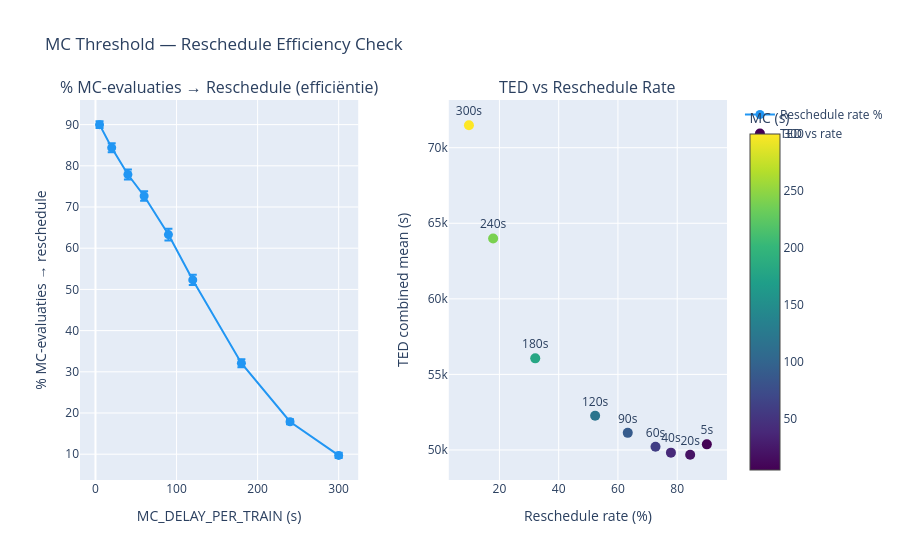

The code cell stored with this chart in its notebook:
### Code cell
import plotly.graph_objects as go
from plotly.subplots import make_subplots

efficiency = raw.copy()

# Correcte reschedule rate: n_rescheduled / n_evaluated (MC-evaluaties na beide frequentiechecks)
efficiency['reschedule_rate_%'] = (
    efficiency['n_rescheduled']
    / efficiency['n_evaluated'].replace(0, float('nan')) * 100
)

eff_agg = (
    efficiency
    .groupby('mc_delay_per_train')
    .agg(
        reschedule_rate_mean = ('reschedule_rate_%', 'mean'),
        reschedule_rate_std  = ('reschedule_rate_%', 'std'),
        n_rescheduled_mean   = ('n_rescheduled',     'mean'),
        n_evaluated_mean     = ('n_evaluated',        'mean'),
        n_skipped_mean       = ('n_skipped',          'mean'),
        n_fcfs_mean          = ('n_fcfs_fallback',    'mean'),
        TED_mean             = ('TED_combined',       'mean'),
    )
    .reset_index()
)

print("Reschedule efficiency per MC_DELAY_PER_TRAIN waarde:")
print(eff_agg[[
    'mc_delay_per_train', 'n_evaluated_mean', 'n_rescheduled_mean',
    'n_skipped_mean', 'n_fcfs_mean', 'reschedule_rate_mean', 'TED_mean'
]].round(2).to_string(index=False))

# ── Interactieve plot ─────────────────────────────────────────────────────────
fig = make_subplots(
    rows=1, cols=2,
    subplot_titles=[
        '% MC-evaluaties → Reschedule (efficiëntie)',
        'TED vs Reschedule Rate',
    ],
    horizontal_spacing=0.14,
)

mc_vals = eff_agg['mc_delay_per_train'].tolist()

def hover_eff(row):
    return (
        f"<b>MC={row['mc_delay_per_train']}s</b><br>"
        f"Reschedule rate: {row['reschedule_rate_mean']:.1f}% "
        f"(±{row['reschedule_rate_std']:.1f}%)<br>"
        f"MC-evaluaties:   {row['n_evaluated_mean']:.1f}<br>"
        f"→ rescheduled:   {row['n_rescheduled_mean']:.1f}<br>"
        f"→ skipped:       {row['n_skipped_mean']:.1f}<br>"
        f"→ fcfs fallback: {row['n_fcfs_mean']:.1f}<br>"
        f"TED mean:        {row['TED_mean']:.0f}s"
    )

hover_texts = eff_agg.apply(hover_eff, axis=1).tolist()

fig.add_trace(go.Scatter(
    x=mc_vals,
    y=eff_agg['reschedule_rate_mean'],
    error_y=dict(type='data', array=eff_agg['reschedule_rate_std'].tolist(), visible=True),
    mode='lines+markers',
    marker=dict(size=9, color='#2196F3'),
    line=dict(width=2),
    name='Reschedule rate %',
    hovertemplate='%{customdata}<extra></extra>',
    customdata=hover_texts,
), row=1, col=1)

fig.add_trace(go.Scatter(
    x=eff_agg['reschedule_rate_mean'],
    y=eff_agg['TED_mean'],
    mode='markers+text',
    marker=dict(
        size=10,
        color=mc_vals,
        colorscale='Viridis',
        colorbar=dict(title='MC (s)', x=1.02),
        showscale=True,
    ),
    text=[f"{v}s" for v in mc_vals],
    textposition='top center',
    name='TED vs rate',
    hovertemplate='%{customdata}<extra></extra>',
    customdata=hover_texts,
), row=1, col=2)

fig.update_xaxes(title_text='MC_DELAY_PER_TRAIN (s)', row=1, col=1)
fig.update_yaxes(title_text='% MC-evaluaties → reschedule', row=1, col=1)
fig.update_xaxes(title_text='Reschedule rate (%)', row=1, col=2)
fig.update_yaxes(title_text='TED combined mean (s)', row=1, col=2)
fig.update_layout(title_text='MC Threshold — Reschedule Efficiency Check')
fig.show()

### Figure 1 — Plotly figure (JSON) as saved in the notebook; plotly's stock layout.template omitted (floating-point values rounded to 4 significant figures)
{"data": [{"customdata": ["<b>MC=5.0s</b><br>Reschedule rate: 90.0% (±0.8%)<br>MC-evaluaties:   464.2<br>→ rescheduled:   417.8<br>→ skipped:       10388.2<br>→ fcfs fallback: 0.0<br>TED mean:        50369s", "<b>MC=20.0s</b><br>Reschedule rate: 84.4% (±1.1%)<br>MC-evaluaties:   480.6<br>→ rescheduled:   405.5<br>→ skipped:       10400.5<br>→ fcfs fallback: 0.0<br>TED mean:        49682s", "<b>MC=40.0s</b><br>Reschedule rate: 77.9% (±1.2%)<br>MC-evaluaties:   500.2<br>→ rescheduled:   389.6<br>→ skipped:       10416.5<br>→ fcfs fallback: 0.0<br>TED mean:        49821s", "<b>MC=60.0s</b><br>Reschedule rate: 72.7% (±1.1%)<br>MC-evaluaties:   518.5<br>→ rescheduled:   376.8<br>→ skipped:       10429.2<br>→ fcfs fallback: 0.0<br>TED mean:        50207s", "<b>MC=90.0s</b><br>Reschedule rate: 63.3% (±1.4%)<br>MC-evaluaties:   557.4<br>→ rescheduled:   352.8<br>→ skipped:       10453.2<br>→ fcfs fallback: 0.0<br>TED mean:        51130s", "<b>MC=120.0s</b><br>Reschedule rate: 52.3% (±1.2%)<br>MC-evaluaties:   614.3<br>→ rescheduled:   321.2<br>→ skipped:       10484.8<br>→ fcfs fallback: 0.0<br>TED mean:        52263s", "<b>MC=180.0s</b><br>Reschedule rate: 32.1% (±1.0%)<br>MC-evaluaties:   755.1<br>→ rescheduled:   242.2<br>→ skipped:       10563.8<br>→ fcfs fallback: 0.0<br>TED mean:        56062s", "<b>MC=240.0s</b><br>Reschedule rate: 17.9% (±0.6%)<br>MC-evaluaties:   900.0<br>→ rescheduled:   160.8<br>→ skipped:       10645.1<br>→ fcfs fallback: 0.0<br>TED mean:        63987s", "<b>MC=300.0s</b><br>Reschedule rate: 9.7% (±0.6%)<br>MC-evaluaties:   1013.6<br>→ rescheduled:   98.4<br>→ skipped:       10707.6<br>→ fcfs fallback: 0.0<br>TED mean:        71486s"], "error_y": {"array": [0.801, 1.089, 1.22, 1.139, 1.41, 1.235, 0.9544, 0.5977, 0.6447], "type": "data", "visible": true}, "hovertemplate": "%{customdata}<extra></extra>", "line": {"width": 2}, "marker": {"color": "#2196F3", "size": 9}, "mode": "lines+markers", "name": "Reschedule rate %", "type": "scatter", "x": [5, 20, 40, 60, 90, 120, 180, 240, 300], "xaxis": "x", "y": [90.0, 84.37, 77.88, 72.68, 63.31, 52.3, 32.09, 17.88, 9.716], "yaxis": "y"}, {"customdata": ["<b>MC=5.0s</b><br>Reschedule rate: 90.0% (±0.8%)<br>MC-evaluaties:   464.2<br>→ rescheduled:   417.8<br>→ skipped:       10388.2<br>→ fcfs fallback: 0.0<br>TED mean:        50369s", "<b>MC=20.0s</b><br>Reschedule rate: 84.4% (±1.1%)<br>MC-evaluaties:   480.6<br>→ rescheduled:   405.5<br>→ skipped:       10400.5<br>→ fcfs fallback: 0.0<br>TED mean:        49682s", "<b>MC=40.0s</b><br>Reschedule rate: 77.9% (±1.2%)<br>MC-evaluaties:   500.2<br>→ rescheduled:   389.6<br>→ skipped:       10416.5<br>→ fcfs fallback: 0.0<br>TED mean:        49821s", "<b>MC=60.0s</b><br>Reschedule rate: 72.7% (±1.1%)<br>MC-evaluaties:   518.5<br>→ rescheduled:   376.8<br>→ skipped:       10429.2<br>→ fcfs fallback: 0.0<br>TED mean:        50207s", "<b>MC=90.0s</b><br>Reschedule rate: 63.3% (±1.4%)<br>MC-evaluaties:   557.4<br>→ rescheduled:   352.8<br>→ skipped:       10453.2<br>→ fcfs fallback: 0.0<br>TED mean:        51130s", "<b>MC=120.0s</b><br>Reschedule rate: 52.3% (±1.2%)<br>MC-evaluaties:   614.3<br>→ rescheduled:   321.2<br>→ skipped:       10484.8<br>→ fcfs fallback: 0.0<br>TED mean:        52263s", "<b>MC=180.0s</b><br>Reschedule rate: 32.1% (±1.0%)<br>MC-evaluaties:   755.1<br>→ rescheduled:   242.2<br>→ skipped:       10563.8<br>→ fcfs fallback: 0.0<br>TED mean:        56062s", "<b>MC=240.0s</b><br>Reschedule rate: 17.9% (±0.6%)<br>MC-evaluaties:   900.0<br>→ rescheduled:   160.8<br>→ skipped:       10645.1<br>→ fcfs fallback: 0.0<br>TED mean:        63987s", "<b>MC=300.0s</b><br>Reschedule rate: 9.7% (±0.6%)<br>MC-evaluaties:   1013.6<br>→ rescheduled:   98.4<br>→ skipped:       10707.6<br>→ fcfs fallback: 0.0<br>TED mean:        71486s"], "hovertemplate": "%{customdata}<extra></extra>", "marker": {"color": [5, 20, 40, 60, 90, 120, 180, 240, 300], "colorbar": {"title": {"text": "MC (s)"}, "x": 1.02}, "colorscale": [[0, "#440154"], [0.1111, "#482878"], [0.2222, "#3e4989"], [0.3333, "#31688e"], [0.4444, "#26828e"], [0.5556, "#1f9e89"], [0.6667, "#35b779"], [0.7778, "#6ece58"], [0.8889, "#b5de2b"], [1, "#fde725"]], "showscale": true, "size": 10}, "mode": "markers+text", "name": "TED vs rate", "text": ["5s", "20s", "40s", "60s", "90s", "120s", "180s", "240s", "300s"], "textposition": "top center", "type": "scatter", "x": [90.0, 84.37, 77.88, 72.68, 63.31, 52.3, 32.09, 17.88, 9.716], "xaxis": "x2", "y": [50370.0, 49680.0, 49820.0, 50210.0, 51130.0, 52260.0, 56060.0, 63990.0, 71490.0], "yaxis": "y2"}], "layout": {"annotations": [{"font": {"size": 16}, "showarrow": false, "text": "% MC-evaluaties → Reschedule (efficiëntie)", "x": 0.215, "xanchor": "center", "xref": "paper", "y": 1, "yanchor": "bottom", "yref": "paper"}, {"font": {"size": 16}, "showarrow": false, "text": "TED vs Reschedule Rate", "x": 0.785, "xanchor": "center", "xref": "paper", "y": 1, "yanchor": "bottom", "yref": "paper"}], "title": {"text": "MC Threshold — Reschedule Efficiency Check"}, "xaxis": {"anchor": "y", "domain": [0, 0.43], "title": {"text": "MC_DELAY_PER_TRAIN (s)"}}, "xaxis2": {"anchor": "y2", "domain": [0.57, 1], "title": {"text": "Reschedule rate (%)"}}, "yaxis": {"anchor": "x", "domain": [0, 1], "title": {"text": "% MC-evaluaties → reschedule"}}, "yaxis2": {"anchor": "x2", "domain": [0, 1], "title": {"text": "TED combined mean (s)"}}}}
